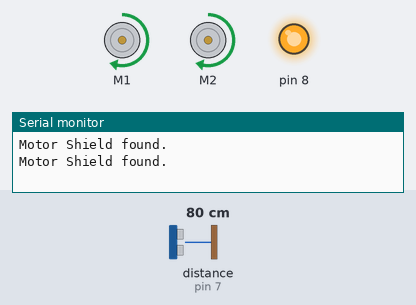
This sketch was run on a simulated Arduino Uno, built with avr-gcc and run on an emulated ATmega328P. Parts: 2 × DC motor (green arrow = forward, orange = backward, longer = faster), output pins drawn as LEDs (lit = HIGH), the last lines printed to the serial monitor. Inputs (shaded band) come from the test bench; at power-on: distance to the obstacle (sensor on pin 7) 80 cm. The echo pulse lasts 58.3 µs per cm.

Above: at 1.2 s.
1.3 s: distance to the obstacle (sensor on pin 7) set to 2 cm
At 2.3 s:
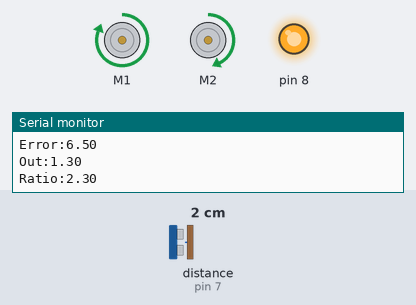
2.8 s: distance to the obstacle (sensor on pin 7) set to 9 cm
At 3.8 s:
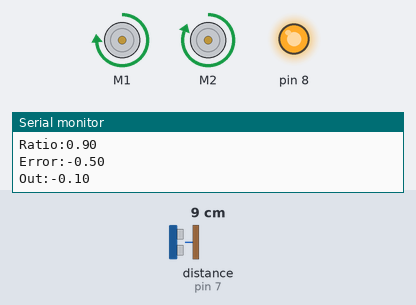
4.3 s: distance to the obstacle (sensor on pin 7) set to 4 cm
At 5.0 s:
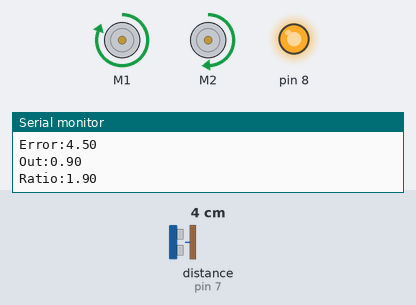
5.8 s: distance to the obstacle (sensor on pin 7) set to 18 cm
At 7.1 s:
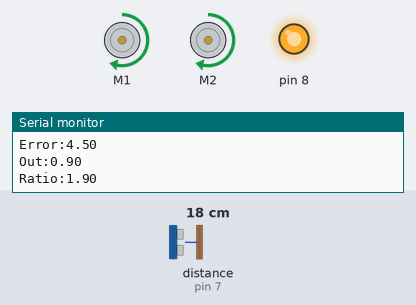
Timing chart, 0 to 8.3 s (numbered marks = the images above; inputs shaded):
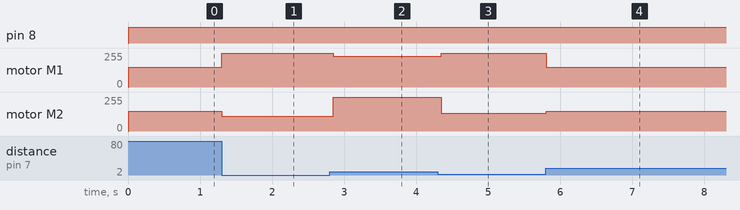

The sketch:

Tunnel.ino
```cpp
#include <HCSR04.h>
#include <Adafruit_MotorShield.h>

#define TRIG_TUNNEL 6
#define ECHO_TUNNEL 7
#define AMBER_LIGHT 8

#define FAST 255
#define WALL_DISTANCE_CM 8.5
#define WALL_DETECTION_CM 12
#define Kp 0.2
#define Ki 0
#define Kd 0
float motorRatio = 1;
unsigned long currentTime, previousTime;
double elapsedTime;
double error, lastError, cumError, rateError, out;

class Motors{
private:
  int lightPin;
public:
  // class field
  Adafruit_MotorShield MotorShield = Adafruit_MotorShield();
  Adafruit_DCMotor *Motor;
  int currentSpeed;
  bool goingForward;

  // constructor
  Motors() = default;
  Motors(int pin, int light)
  {
    Motor = MotorShield.getMotor(pin);
    lightPin = light;
  }

  // functions
  void begin()
  {
    // Find MotorShield
    if (!MotorShield.begin())
    {
      Serial.println("Could not find Motor Shield. Check wiring.");
      while (1)
        ;
    }
    Serial.println("Motor Shield found.");

    // Initial configuration - turn on
    Motor->setSpeed(150);
    Motor->run(FORWARD);
    Motor->run(RELEASE);

    // configure amber light
    pinMode(lightPin, OUTPUT);
    digitalWrite(lightPin, LOW);
  }

  void forward(int speed)
  {
    // set speed of motor
    Motor->setSpeed(speed);
    Motor->run(FORWARD);
    goingForward = true;
    currentSpeed = speed;

    // turn on light
    digitalWrite(lightPin, HIGH);
  }

  void backward(int speed)
  {
    // set speed of motor
    Motor->setSpeed(speed);
    Motor->run(BACKWARD);
    currentSpeed = 0;
    goingForward = false;

    // turn on light
    digitalWrite(lightPin, HIGH);
  }

  void stop()
  {
    // make motor stop
    Motor->run(RELEASE);
    currentSpeed = 0;
  }
  int getSpeed()
  {
    return currentSpeed;
  }
};

class Ultrasound
{
public:
  // class field
  HCSR04 hc;

  // constructor
  Ultrasound(int trig, int echo) : hc(trig, echo){};

  // functions
  float dist()
  {
    return hc.dist();
  }

  bool wall(float distanceCm)
  {
    if (hc.dist() < distanceCm)
    {
      return true;
    }
    else
    {
      return false;
    }
  }

  double distError(double distanceCm) { // too far (-ve), too close (+ve)
    double distance = hc.dist();
    /*
    Serial.print("DistanceCm:");
    Serial.println(distanceCm);
    Serial.print("Distance:");
    Serial.println(distance);
    */
    return distanceCm - distance;
  }
};

Ultrasound ultrasound(TRIG_TUNNEL, ECHO_TUNNEL);
Motors motorL(1, AMBER_LIGHT);
Motors motorR(2, AMBER_LIGHT);

bool inTunnel() {
  // condi 1 - detect wall
  // condi 2 - cannot detect line
  // condi 1 & 2 to be true
  return (ultrasound.wall(WALL_DETECTION_CM) /*&& cannot detect line*/);
}

// PID control
// sensor on the left
void tunnelPID() {
  currentTime = millis();
  elapsedTime = (double)(currentTime - previousTime);
  error = (double)ultrasound.distError(WALL_DISTANCE_CM);
  cumError += error*elapsedTime;
  rateError = (error - lastError)/elapsedTime;

  out = Kp*error + Ki*cumError + Kd*rateError; // too far (-ve), too close (+ve)
  motorRatio = 1 + out; // too far (< 1), too close (> 1)

  lastError = error;
  previousTime = currentTime;

  Serial.print("Error:");
  Serial.println(error);
  Serial.print("Out:");
  Serial.println(out);
  Serial.print("Ratio:");
  Serial.println(motorRatio);
  Serial.println("");

  if (motorRatio > 1) {
    motorL.forward(FAST);
    motorR.forward(FAST / motorRatio);
  }
  else if (motorRatio > 0) {
    motorL.forward(FAST * motorRatio);
    motorR.forward(FAST);
  }
  else {
    motorL.backward(abs(FAST * motorRatio));
    motorR.forward(FAST);
  }
}

void setup() {
  Serial.begin(9600);
  motorL.begin();
  motorR.begin();
}

void loop() {
  //tunnelP();

  previousTime = millis();
  lastError = ultrasound.distError(WALL_DISTANCE_CM);
  while (inTunnel()) {
    tunnelPID();
  }

  motorL.forward(150);
  motorR.forward(150);
}
```

Measured:
- after the input at 1.3 s, motor M1: forward 150/255 → forward 255/255 at once; motor M2: forward 150/255 → forward 110/255 at once
- after the input at 2.8 s, motor M1: forward 255/255 → forward 229/255 after 0.05 s; motor M2: forward 110/255 → forward 255/255 after 0.05 s
- after the input at 4.3 s, motor M1: forward 229/255 → forward 255/255 after 0.05 s; motor M2: forward 255/255 → forward 134/255 after 0.05 s
- after the input at 5.8 s, motor M1: forward 255/255 → forward 150/255 at once; motor M2: forward 134/255 → forward 150/255 at once
